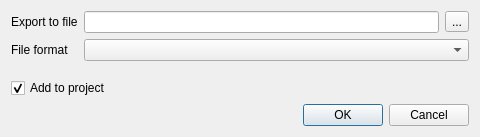
<?xml version="1.0" encoding="UTF-8"?>
<ui version="4.0">
 <class>ExtractAssemblyRegionDialog</class>
 <widget class="QDialog" name="ExtractAssemblyRegionDialog">
  <property name="geometry">
   <rect>
    <x>0</x>
    <y>0</y>
    <width>480</width>
    <height>137</height>
   </rect>
  </property>
  <property name="windowTitle">
   <string>Extract Assembly Region</string>
  </property>
  <layout class="QVBoxLayout" name="verticalLayout">
   <item>
    <layout class="QGridLayout" name="gridLayout">
     <item row="0" column="0">
      <widget class="QLabel" name="filepathLabel">
       <property name="text">
        <string>Export to file</string>
       </property>
      </widget>
     </item>
     <item row="0" column="1">
      <widget class="QLineEdit" name="filepathLineEdit"/>
     </item>
     <item row="0" column="2">
      <widget class="QToolButton" name="filepathToolButton">
       <property name="text">
        <string>...</string>
       </property>
      </widget>
     </item>
     <item row="1" column="0">
      <widget class="QLabel" name="documentFormatLabel">
       <property name="text">
        <string>File format</string>
       </property>
      </widget>
     </item>
     <item row="1" column="1" colspan="2">
      <widget class="QComboBox" name="documentFormatComboBox"/>
     </item>
    </layout>
   </item>
   <item>
    <widget class="QWidget" name="regionSelectorWidget" native="true">
     <layout class="QVBoxLayout" name="verticalLayout_2">
      <property name="spacing">
       <number>0</number>
      </property>
      <property name="leftMargin">
       <number>0</number>
      </property>
      <property name="topMargin">
       <number>0</number>
      </property>
      <property name="rightMargin">
       <number>0</number>
      </property>
      <property name="bottomMargin">
       <number>0</number>
      </property>
     </layout>
    </widget>
   </item>
   <item>
    <widget class="QCheckBox" name="addToProjectCheckBox">
     <property name="text">
      <string>Add to project</string>
     </property>
     <property name="checked">
      <bool>true</bool>
     </property>
    </widget>
   </item>
   <item>
    <widget class="QDialogButtonBox" name="buttonBox">
     <property name="orientation">
      <enum>Qt::Horizontal</enum>
     </property>
     <property name="standardButtons">
      <set>QDialogButtonBox::Cancel|QDialogButtonBox::Ok</set>
     </property>
    </widget>
   </item>
  </layout>
 </widget>
 <resources/>
 <connections>
  <connection>
   <sender>buttonBox</sender>
   <signal>accepted()</signal>
   <receiver>ExtractAssemblyRegionDialog</receiver>
   <slot>accept()</slot>
   <hints>
    <hint type="sourcelabel">
     <x>248</x>
     <y>254</y>
    </hint>
    <hint type="destinationlabel">
     <x>157</x>
     <y>274</y>
    </hint>
   </hints>
  </connection>
  <connection>
   <sender>buttonBox</sender>
   <signal>rejected()</signal>
   <receiver>ExtractAssemblyRegionDialog</receiver>
   <slot>reject()</slot>
   <hints>
    <hint type="sourcelabel">
     <x>316</x>
     <y>260</y>
    </hint>
    <hint type="destinationlabel">
     <x>286</x>
     <y>274</y>
    </hint>
   </hints>
  </connection>
 </connections>
</ui>
